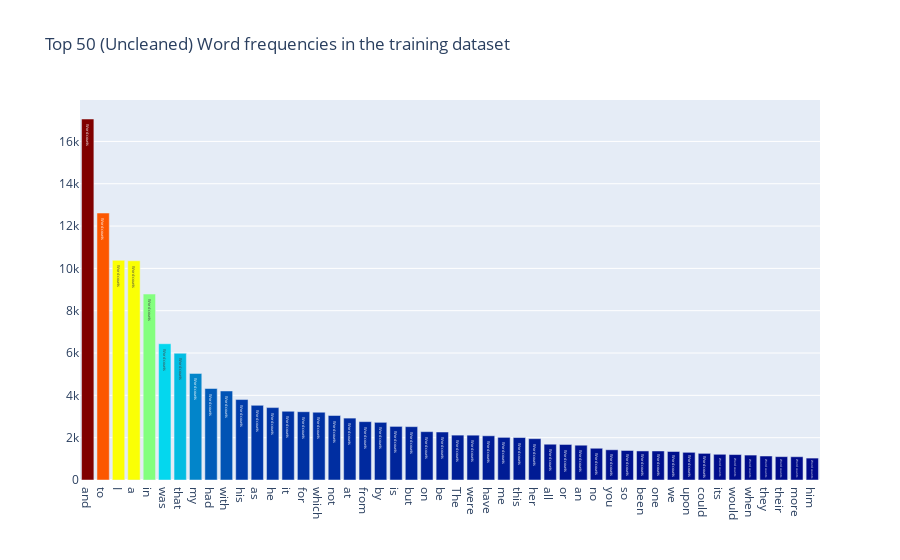

Notebook source saved alongside this figure:
### Code cell
all_words = train['text'].str.split(expand=True).unstack().value_counts()
data = [go.Bar(
            x = all_words.index.values[2:50],
            y = all_words.values[2:50],
            marker= dict(colorscale='Jet',
                         color = all_words.values[2:100]
                        ),
            text='Word counts'
    )]

layout = go.Layout(
    title='Top 50 (Uncleaned) Word frequencies in the training dataset'
)

fig = go.Figure(data=data, layout=layout)

py.iplot(fig, filename='basic-bar')

### Figure 1 — Plotly figure (JSON) as saved in the notebook; plotly's stock layout.template omitted (floating-point values rounded to 4 significant figures)
{"data": [{"marker": {"color": [17059, 12615, 10382, 10359, 8787, 6440, 5988, 5037, 4324, 4207, 3802, 3528, 3422, 3247, 3227, 3203, 3048, 2925, 2758, 2725, 2533, 2521, 2285, 2268, 2121, 2118, 2089, 2015, 2007, 1953, 1691, 1679, 1644, 1500, 1428, 1395, 1373, 1372, 1347, 1308, 1259, 1215, 1202, 1178, 1134, 1104, 1100, 1036, 992, 957, 954, 929, 925, 924, 915, 901, 880, 873, 863, 861, 829, 823, 814, 751, 713, 707, 701, 648, 645, 645, 638, 624, 623, 600, 595, 592, 576, 575, 574, 565, 550, 545, 539, 534, 532, 531, 527, 527, 526, 503, 502, 497, 493, 493, 491, 488, 486, 482], "colorscale": [[0, "rgb(0,0,131)"], [0.2, "rgb(0,60,170)"], [0.4, "rgb(5,255,255)"], [0.6, "rgb(255,255,0)"], [0.8, "rgb(250,0,0)"], [1, "rgb(128,0,0)"]]}, "text": "Word counts", "type": "bar", "x": ["and", "to", "I", "a", "in", "was", "that", "my", "had", "with", "his", "as", "he", "it", "for", "which", "not", "at", "from", "by", "is", "but", "on", "be", "The", "were", "have", "me", "this", "her", "all", "or", "an", "no", "you", "so", "been", "one", "we", "upon", "could", "its", "would", "when", "they", "their", "more", "him"], "y": [17059, 12615, 10382, 10359, 8787, 6440, 5988, 5037, 4324, 4207, 3802, 3528, 3422, 3247, 3227, 3203, 3048, 2925, 2758, 2725, 2533, 2521, 2285, 2268, 2121, 2118, 2089, 2015, 2007, 1953, 1691, 1679, 1644, 1500, 1428, 1395, 1373, 1372, 1347, 1308, 1259, 1215, 1202, 1178, 1134, 1104, 1100, 1036]}], "layout": {"title": {"text": "Top 50 (Uncleaned) Word frequencies in the training dataset"}}}
